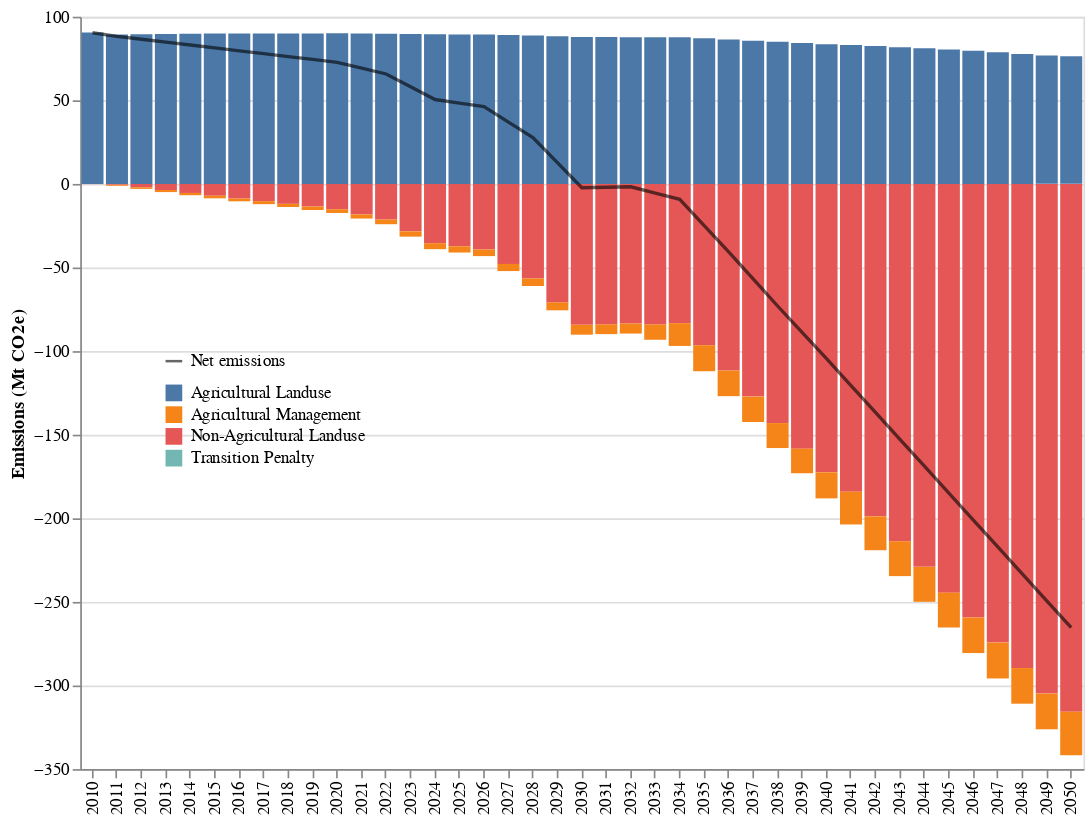

Here is the notebook cell this chart was saved with:
### Code cell
# HIDE CODE 
individual_plot

### Figure 1 — Vega-Lite specification as saved in the notebook (floating-point values rounded to 4 significant figures; data arrays with more than 128 entries replaced by an {"elided": "..."} marker saying what was removed)
{"config": {"view": {"continuousWidth": 300, "continuousHeight": 300}}, "layer": [{"data": {"name": "data-4400e58403521947f4cc5341404888e0"}, "mark": {"type": "bar"}, "encoding": {"color": {"field": "base_name", "legend": {"direction": "vertical", "legendX": 50, "legendY": 219, "orient": "none", "title": null, "titleAnchor": "start"}, "type": "nominal"}, "tooltip": [{"field": "base_name", "title": "GHG Category", "type": "nominal"}, {"field": "GHG_sum_Mt", "format": ",.2f", "title": "Emissions (Mt CO2e)", "type": "quantitative"}], "x": {"axis": {"labelAngle": -90, "title": ""}, "field": "year", "type": "ordinal"}, "y": {"field": "GHG_sum_Mt", "title": "Emissions (Mt CO2e)", "type": "quantitative"}}}, {"data": {"name": "data-be351c7edd2a1aa0431659d4e22259b1"}, "mark": {"type": "line", "opacity": 0.6}, "encoding": {"color": {"field": "Net_emission_color", "legend": {"direction": "vertical", "legendX": 50, "legendY": 200, "orient": "none", "title": null, "titleAnchor": "start"}, "scale": {"range": ["black"]}, "type": "nominal"}, "tooltip": [{"field": "Net_emission", "format": ",.2f", "title": "Net Quantity (Mt CO2e)", "type": "quantitative"}], "x": {"field": "year", "type": "ordinal"}, "y": {"field": "Net_emission", "title": "Emissions (Mt CO2e)", "type": "quantitative"}}, "transform": [{"calculate": "datum.year > 0 ? \"Net emissions\" : \"Net emissions\"", "as": "Net_emission_color"}]}], "height": 450, "resolve": {"scale": {"color": "independent"}}, "width": 600, "$schema": "https://vega.github.io/schema/vega-lite/v5.15.1.json", "datasets": {"data-4400e58403521947f4cc5341404888e0": {"elided": "164 records"}, "data-be351c7edd2a1aa0431659d4e22259b1": [{"year": 2010, "Net_emission": 90.4, "Net_emission_cum": 90.4}, {"year": 2011, "Net_emission": 88.27, "Net_emission_cum": 178.7}, {"year": 2012, "Net_emission": 86.54, "Net_emission_cum": 265.2}, {"year": 2013, "Net_emission": 84.81, "Net_emission_cum": 350.0}, {"year": 2014, "Net_emission": 83.08, "Net_emission_cum": 433.1}, {"year": 2015, "Net_emission": 81.35, "Net_emission_cum": 514.5}, {"year": 2016, "Net_emission": 79.63, "Net_emission_cum": 594.1}, {"year": 2017, "Net_emission": 77.89, "Net_emission_cum": 672.0}, {"year": 2018, "Net_emission": 76.17, "Net_emission_cum": 748.2}, {"year": 2019, "Net_emission": 74.44, "Net_emission_cum": 822.6}, {"year": 2020, "Net_emission": 72.71, "Net_emission_cum": 895.3}, {"year": 2021, "Net_emission": 69.23, "Net_emission_cum": 964.5}, {"year": 2022, "Net_emission": 65.74, "Net_emission_cum": 1030.0}, {"year": 2023, "Net_emission": 58.11, "Net_emission_cum": 1088.0}, {"year": 2024, "Net_emission": 50.48, "Net_emission_cum": 1139.0}, {"year": 2025, "Net_emission": 48.34, "Net_emission_cum": 1187.0}, {"year": 2026, "Net_emission": 46.19, "Net_emission_cum": 1233.0}, {"year": 2027, "Net_emission": 36.96, "Net_emission_cum": 1270.0}, {"year": 2028, "Net_emission": 27.73, "Net_emission_cum": 1298.0}, {"year": 2029, "Net_emission": 12.71, "Net_emission_cum": 1311.0}, {"year": 2030, "Net_emission": -2.305, "Net_emission_cum": 1308.0}, {"year": 2031, "Net_emission": -2.005, "Net_emission_cum": 1306.0}, {"year": 2032, "Net_emission": -1.711, "Net_emission_cum": 1305.0}, {"year": 2033, "Net_emission": -5.46, "Net_emission_cum": 1299.0}, {"year": 2034, "Net_emission": -9.212, "Net_emission_cum": 1290.0}, {"year": 2035, "Net_emission": -24.94, "Net_emission_cum": 1265.0}, {"year": 2036, "Net_emission": -40.63, "Net_emission_cum": 1225.0}, {"year": 2037, "Net_emission": -56.82, "Net_emission_cum": 1168.0}, {"year": 2038, "Net_emission": -73.02, "Net_emission_cum": 1095.0}, {"year": 2039, "Net_emission": -88.77, "Net_emission_cum": 1006.0}, {"year": 2040, "Net_emission": -104.5, "Net_emission_cum": 901.4}, {"year": 2041, "Net_emission": -120.6, "Net_emission_cum": 780.8}, {"year": 2042, "Net_emission": -136.7, "Net_emission_cum": 644.2}, {"year": 2043, "Net_emission": -152.8, "Net_emission_cum": 491.4}, {"year": 2044, "Net_emission": -168.8, "Net_emission_cum": 322.6}, {"year": 2045, "Net_emission": -184.9, "Net_emission_cum": 137.6}, {"year": 2046, "Net_emission": -201.0, "Net_emission_cum": -63.38}, {"year": 2047, "Net_emission": -217.1, "Net_emission_cum": -280.5}, {"year": 2048, "Net_emission": -233.2, "Net_emission_cum": -513.7}, {"year": 2049, "Net_emission": -249.3, "Net_emission_cum": -763.0}, {"year": 2050, "Net_emission": -265.4, "Net_emission_cum": -1028.0}]}}
